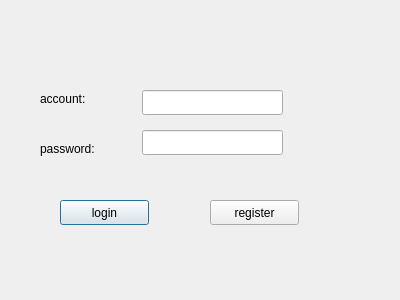
<?xml version="1.0" encoding="UTF-8"?>
<ui version="4.0">
 <class>Login</class>
 <widget class="QDialog" name="Login">
  <property name="geometry">
   <rect>
    <x>0</x>
    <y>0</y>
    <width>400</width>
    <height>300</height>
   </rect>
  </property>
  <property name="windowTitle">
   <string>Dialog</string>
  </property>
  <widget class="QLabel" name="label_account">
   <property name="geometry">
    <rect>
     <x>40</x>
     <y>90</y>
     <width>67</width>
     <height>17</height>
    </rect>
   </property>
   <property name="text">
    <string>account:</string>
   </property>
  </widget>
  <widget class="QLabel" name="label_pwd">
   <property name="geometry">
    <rect>
     <x>40</x>
     <y>140</y>
     <width>91</width>
     <height>17</height>
    </rect>
   </property>
   <property name="text">
    <string>password:</string>
   </property>
  </widget>
  <widget class="QLineEdit" name="lineEdit_account">
   <property name="geometry">
    <rect>
     <x>142</x>
     <y>90</y>
     <width>141</width>
     <height>25</height>
    </rect>
   </property>
  </widget>
  <widget class="QLineEdit" name="lineEdit_pwd">
   <property name="geometry">
    <rect>
     <x>142</x>
     <y>130</y>
     <width>141</width>
     <height>25</height>
    </rect>
   </property>
  </widget>
  <widget class="QPushButton" name="btn_login">
   <property name="geometry">
    <rect>
     <x>60</x>
     <y>200</y>
     <width>89</width>
     <height>25</height>
    </rect>
   </property>
   <property name="text">
    <string>login</string>
   </property>
  </widget>
  <widget class="QPushButton" name="btn_register">
   <property name="geometry">
    <rect>
     <x>210</x>
     <y>200</y>
     <width>89</width>
     <height>25</height>
    </rect>
   </property>
   <property name="text">
    <string>register</string>
   </property>
  </widget>
 </widget>
 <resources/>
 <connections/>
</ui>
